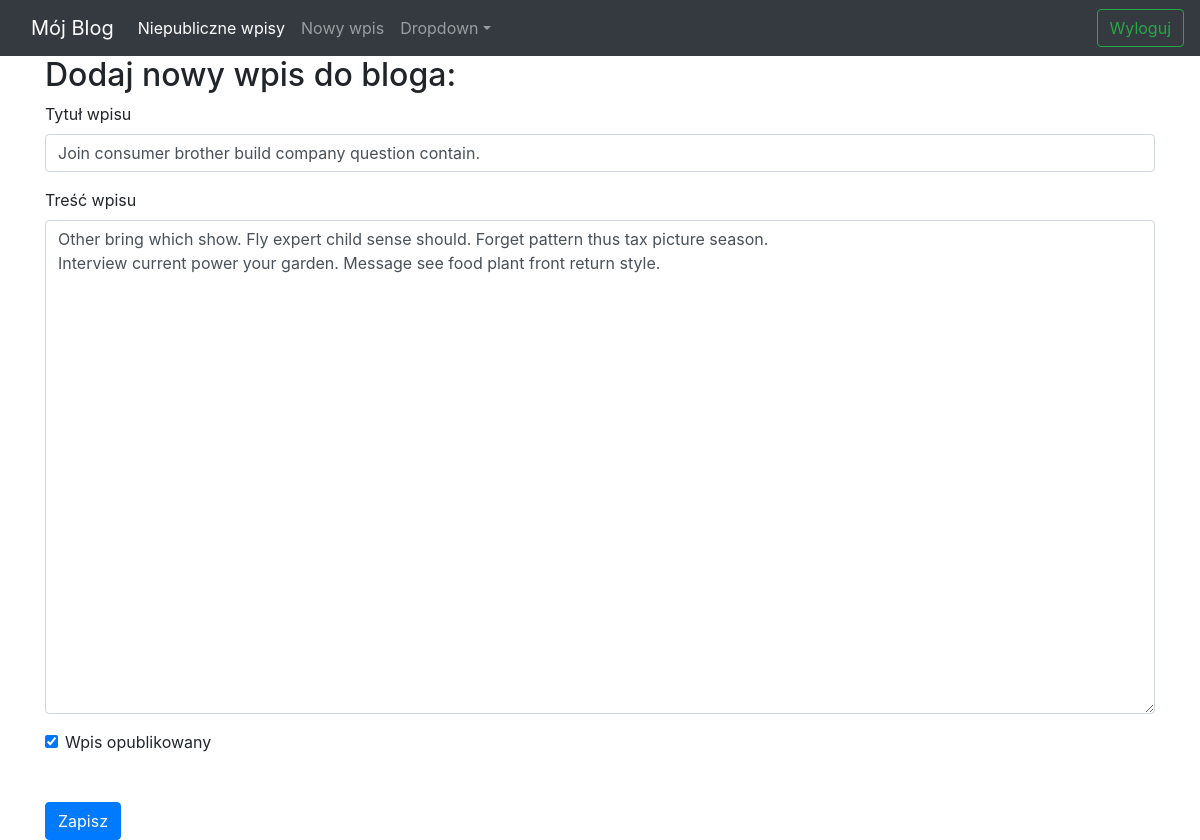
/edit-post/2 (signed in), run on the app's committed database.
### app/models.py (models this page shows)
class Post(db.Model):
    id = db.Column(db.Integer, primary_key=True)
    title = db.Column(db.String(20),  nullable=False, unique=True)
    post_content = db.Column(db.String(100),  nullable=False)
    pub_date = db.Column(db.DateTime(),  nullable=False, default=datetime.datetime.utcnow)
    is_public = db.Column(db.Boolean(),  default=False)

### app/routes.py (the view, shortened to what this page needs)
@app.route("/edit-post/<post_id>", methods = ["GET", "POST"])
@login_required
def edit_and_add_post(post_id):
    post = Post.query.filter_by(id=post_id).first()
    form = forms.PostForm(obj=post)
    errors = None
    return render_template("post_form.html", form=form, errors=errors)

### app/forms.py
class PostForm(FlaskForm):
    title = StringField('title', validators=[DataRequired()])
    post_content = TextAreaField('content', validators=[DataRequired()])
    is_public = BooleanField('is public?')

### app/routes.py (called while the page is built)
def login_required(view_func):
   @functools.wraps(view_func)
   def check_permissions(*args, **kwargs):
       if session.get('logged_in'):
           return view_func(*args, **kwargs)
       return redirect(url_for('login', next=request.path))
   return check_permissions

### app/templates/post_form.html (shortened to what this page needs)
{% extends "base.html" %}
{% block content %}
    <h2>Dodaj nowy wpis do bloga:</h2>
    <form method="POST" action = ""}>
        <div class="form-group">
            <label for="title">Tytuł wpisu</label>
                {{ form.title(class_="form-control") }}
        </div>
        <div class="form-group">
            <label for="body">Treść wpisu</label>
                {{ form.post_content(class_="form-control", cols="100", rows="20") }}
        </div>
        <div class="form-check">
                {{ form.is_public(class_="form-check-input") }}
            <label class="form-check-label" for="is_public">Wpis opublikowany</label>
        </div>
        <button type="submit" class="btn btn-primary mt-5">Zapisz</button>
    </form>
{% endblock %}

### data on the page
Post: title "Join consumer brother build company question contain.", post_content "Other bring which show. Fly expert child sense should. Forget pattern thus tax picture season. Interview current power your garden. Message see food plant front return style.", is_public "☑"
